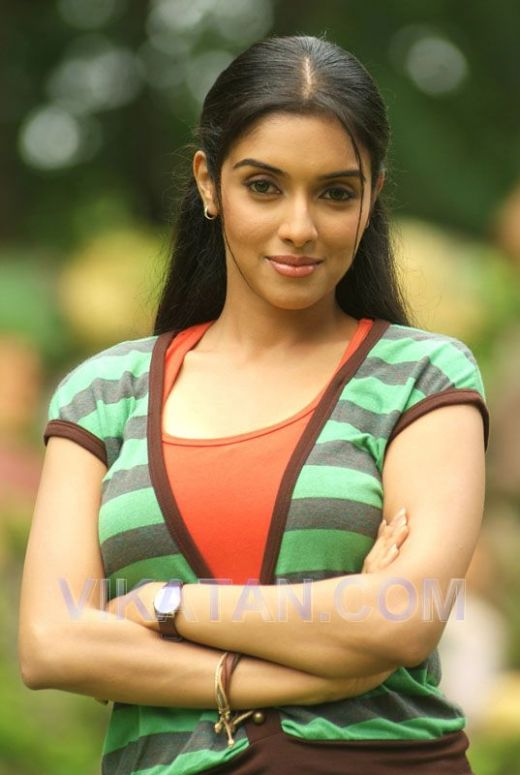
#> input picture Lab3/dataset/Pratheepan_Dataset/FacePhoto/920480_f520.jpg, 520 x 775 px, given as the content of the folder skin/, which was not available
$ python face_detection.py
#> lines starting #> are read from the running program, lines starting #| are printed output that depends on the picture; after the words box and inside, x2 and y2 are one past the last pixel; in counts of white or black regions, pixels touching at a corner belong together; pictures that were not available may be replaced by others from this repository, and a replacement may not be noted
#> further down, image is the input picture: shape (775, 520, 3); mean B, G, R 86.9, 128.7, 140.7
### Lab3/skin_detection.py
import cv2
import numpy as np
import os

skin_path = 'skin/'
output_rgb = 'output/rgb/'
output_hsv = 'output/hsv/'
output_ycbcr = 'output/ycbcr/'
output_hsv2 = 'output/hsv2/'


def skin_rgb(img):
    R, G, B = img[:, :, 2], img[:, :, 1], img[:, :, 0]
    mask = (R > 95) & (G > 40) & (B > 20) & \
           ((np.max(img, axis=2) - np.min(img, axis=2)) > 15) & \
           (np.abs(R - G) > 15) & (R > G) & (R > B)
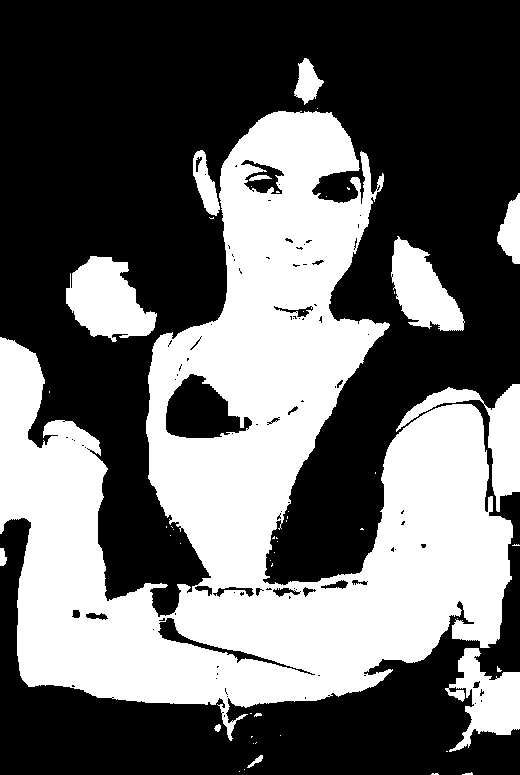
#> mask: shape (775, 520) bool; 40.6% white; 51 white regions (37 under 20 px), largest, box (x1, y1, x2, y2) and area: (0, 111, 513, 741) 143868, (66, 256, 157, 342) 4917, (396, 384, 520, 512) 4022
    return mask.astype(np.uint8) * 255


def skin_hsv(img):
    hsv = cv2.cvtColor(img, cv2.COLOR_BGR2HSV)
#> hsv: shape (775, 520, 3); mean H, S, V 29.8, 113.3, 149.6
    H, S, V = hsv[:, :, 0], hsv[:, :, 1] / 255.0, hsv[:, :, 2] / 255.0
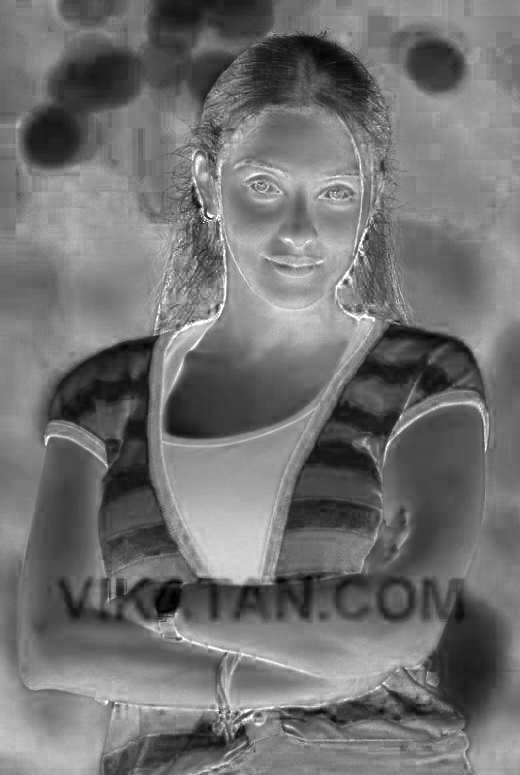
#> S: shape (775, 520) float64; min 0, max 1, mean 0.444
    mask = (H >= 0) & (H <= 25) & (S >= 0.23) & (S <= 0.68) & (V >= 0.35) & (V <= 1.0)
#> mask: shape (775, 520) bool; 36.7% white; 203 white regions (178 under 20 px), largest, box (x1, y1, x2, y2) and area: (0, 57, 520, 756) 134084, (64, 256, 159, 342) 4877, (388, 234, 465, 332) 4464
    return mask.astype(np.uint8) * 255


def skin_ycbcr(img):
    ycbcr = cv2.cvtColor(img, cv2.COLOR_BGR2YCrCb)
#> ycbcr: shape (775, 520, 3); mean of channels 0, 1, 2 127.6, 137.4, 105.1
    Y, Cb, Cr = ycbcr[:, :, 0], ycbcr[:, :, 1], ycbcr[:, :, 2]
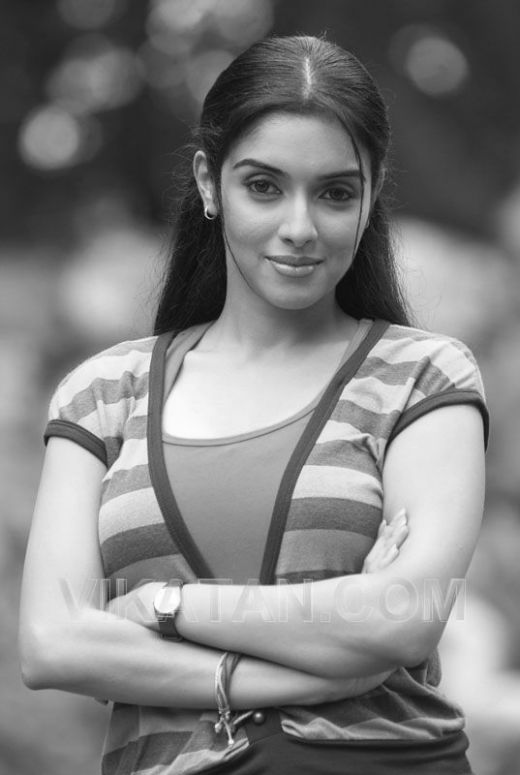
#> Y: shape (775, 520); min 3, max 255, mean 127.6
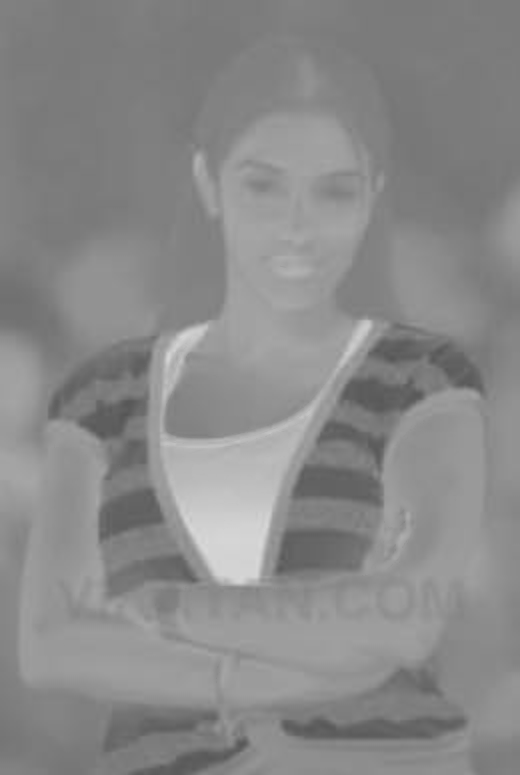
#> Cb: shape (775, 520); min 85, max 217, mean 137.4
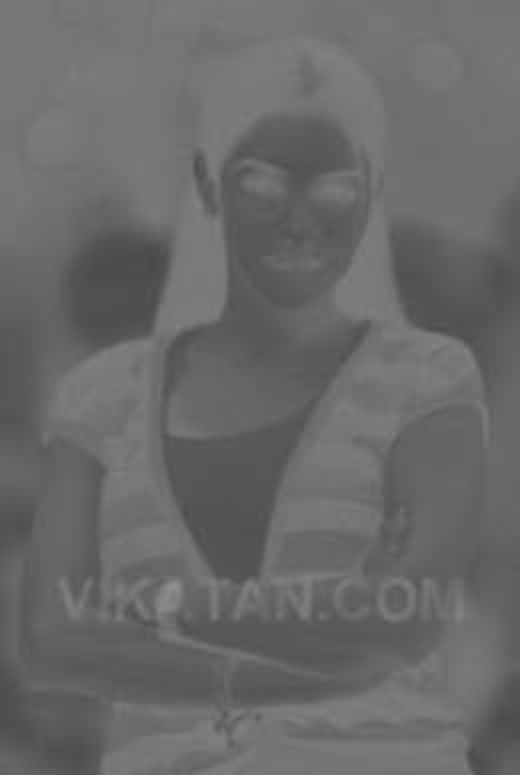
#> Cr: shape (775, 520); min 75, max 143, mean 105.1
    mask = (Y > 80) & (Cb >= 85) & (Cb <= 135) & (Cr >= 135) & (Cr <= 180)
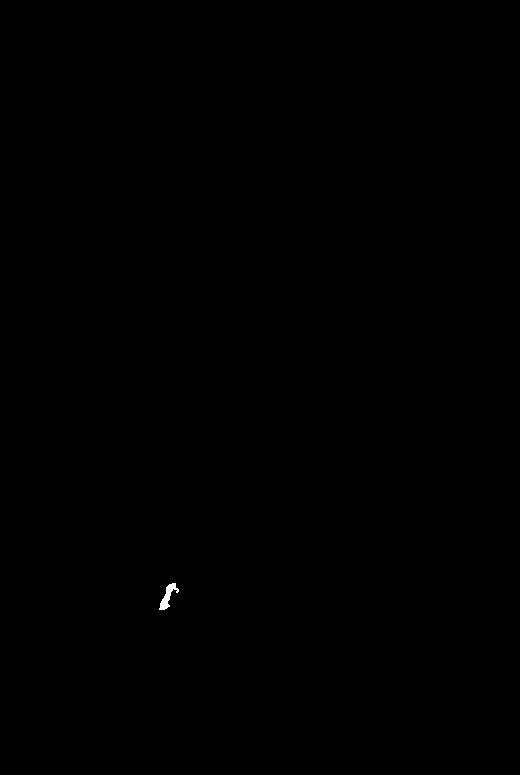
#> mask: shape (775, 520) bool; 0.05% white; 1 white region, box (x1, y1, x2, y2) and area: (159, 583, 179, 610) 211
    return mask.astype(np.uint8) * 255
#> returned value: shape (775, 520); 0.05% white; 1 white region


for filename in os.listdir(skin_path):
    image_path = os.path.join(skin_path, filename)
    image = cv2.imread(image_path)

    rgb_mask = skin_rgb(image)
    hsv_mask = skin_hsv(image)
    ycbcr_mask = skin_ycbcr(image)

    # cv2.imwrite(os.path.join(output_rgb, f"{filename}_rgb_mask.png"), rgb_mask)
    # cv2.imwrite(os.path.join(output_hsv, f"{filename}_hsv_mask.png"), hsv_mask)
    cv2.imwrite(os.path.join(output_hsv2, f"{filename}_hsv_mask.png"), hsv_mask)
    # cv2.imwrite(os.path.join(output_ycbcr, f"{filename}_ycbcr_mask.png"), ycbcr_mask)

### Lab3/face_detection.py
import cv2
import os
from skin_detection import skin_rgb

pratheepan_path = 'dataset/Pratheepan_Dataset/FacePhoto/'
output_path = 'output/faces/'


def detect_face(mask, image):
    contours, _ = cv2.findContours(mask, cv2.RETR_EXTERNAL, cv2.CHAIN_APPROX_SIMPLE)
#> contours = 47 contours, 36 with area under 20; largest, box (x1, y1, x2, y2) and area: (0, 111, 513, 741) 148230, (66, 256, 157, 342) 4734, (396, 384, 520, 512) 3772, (391, 236, 465, 331) 3754, (445, 648, 520, 752) 3684

    face_contours = []
    for contour in contours:
        area = cv2.contourArea(contour)
        if area > 100:
            x, y, w, h = cv2.boundingRect(contour)
            aspect_ratio = float(w) / h

            if 0.5 < aspect_ratio < 1.5:
                face_contours.append(contour)
#> this loop made 47 passes
#> (area, x, y, w, h, aspect_ratio) on passes 15, 36, 38, 39, 42, 44, 45, 47: (3683.5, 445, 648, 75, 104, 0.721), (3772, 396, 384, 124, 128, 0.969), (4734, 66, 256, 91, 86, 1.06), (3754.5, 391, 236, 74, 95, 0.779), (951.5, 497, 193, 23, 71, 0.324), (867, 193, 150, 27, 66, 0.409), (148230, 0, 111, 513, 630, 0.814), (708.5, 294, 58, 30, 47, 0.638)
#> area on passes 5, 11, 20: 49.5, 28, 75.5
#> after the loop, face_contours = 6 contours; box (x1, y1, x2, y2) and area: (0, 111, 513, 741) 148230, (66, 256, 157, 342) 4734, (396, 384, 520, 512) 3772, (391, 236, 465, 331) 3754, (445, 648, 520, 752) 3684, (294, 58, 324, 105) 708

    if face_contours:
        largest_contour = max(face_contours, key=cv2.contourArea)
#> largest_contour = contour of 1885 points, box (x1, y1, x2, y2) (0, 111, 513, 741), area 148230
        x, y, w, h = cv2.boundingRect(largest_contour)
#> x = 0; y = 111; w = 513; h = 630

        side = max(w, h)
#> side = 630
        x_center, y_center = x + w // 2, y + h // 2
#> x_center = 256; y_center = 426
        x = max(0, x_center - side // 2)
        y = max(0, y_center - side // 2)

        face_box = image.copy()
        cv2.rectangle(face_box, (x, y), (x + side, y + side), (0, 255, 0), 2)
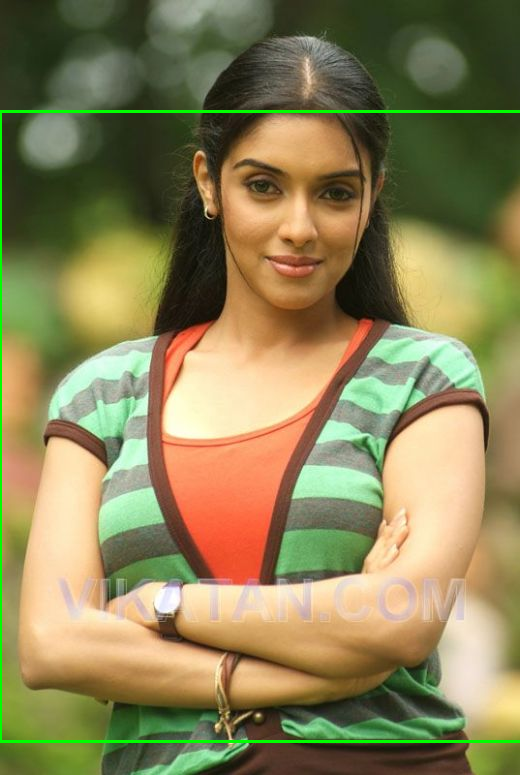
#> face_box: shape (775, 520, 3); 1.09% of pixels changed, all inside (x1, y1, x2, y2) = (0, 110, 520, 743)

        return face_box, (x, y, side, side)
    else:
        print("No face detected.")
        return image, None


for filename in os.listdir(pratheepan_path):
    image_path = os.path.join(pratheepan_path, filename)
    image = cv2.imread(image_path)

    if image is None:
        print(f"Error loading image '{filename}'")
        continue

    skin_mask = skin_rgb(image)
    face_image, bounding_box = detect_face(skin_mask, image)
#> bounding_box = (0, 111, 630, 630)

    cv2.imwrite(os.path.join(output_path, filename), face_image)
#> pass 2 of the loop `for filename in os.listdir(pratheepan_path):`:
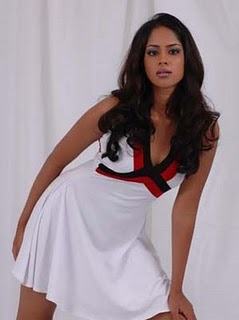
#> input picture Lab3/dataset/Pratheepan_Dataset/FacePhoto/Kishani_-__n_-_5.jpeg, 239 x 320 px
#> image is the input picture: shape (320, 239, 3); mean B, G, R 152.7, 146.4, 160.4
#> R: shape (320, 239)
#> G: shape (320, 239)
#> B: shape (320, 239)
#> in skin_rgb (call 3), `mask = (R > 95) & (G > 40) & (B > 20) & \ ((np.max(img, axis=2) - np.m..`:
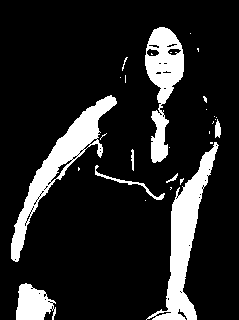
#> mask: shape (320, 239) bool; 14.6% white; 29 white regions (20 under 20 px), largest, box (x1, y1, x2, y2) and area: (146, 142, 219, 320) 3624, (11, 95, 117, 262) 3387, (145, 27, 184, 163) 2568
#> contours = 27 contours, 19 with area under 20; largest, box (x1, y1, x2, y2) and area: (146, 142, 219, 320) 3423, (11, 95, 117, 262) 3343, (145, 27, 184, 163) 2580, (16, 283, 56, 320) 980, (95, 165, 165, 200) 150, (215, 119, 221, 138) 63, (131, 149, 134, 171) 27, (166, 173, 178, 183) 20
#> the loop in detect_face (call 2), `for contour in contours:` made 27 passes
#> (area, x, y, w, h, aspect_ratio) on passes 1, 7, 10, 21, 27: (979.5, 16, 283, 40, 37, 1.08), (150.5, 95, 165, 70, 35, 2), (3423, 146, 142, 73, 178, 0.41), (3343, 11, 95, 106, 167, 0.635), (2580, 145, 27, 39, 136, 0.287)
#> after the loop in detect_face (call 2), `for contour in contours:`: face_contours = 2 contours; box (x1, y1, x2, y2) and area: (11, 95, 117, 262) 3343, (16, 283, 56, 320) 980
#> largest_contour = contour of 232 points, box (x1, y1, x2, y2) (11, 95, 117, 262), area 3343
#> in detect_face (call 2), `x, y, w, h = cv2.boundingRect(largest_contour)`: x = 11; y = 95; w = 106; h = 167
#> x_center = 64; y_center = 178
#> in detect_face (call 2), `x = max(0, x_center - side // 2)`: x = 0
#> in detect_face (call 2), `cv2.rectangle(face_box, (x, y), (x + side, y + side), (0, 255, 0), 2)`:
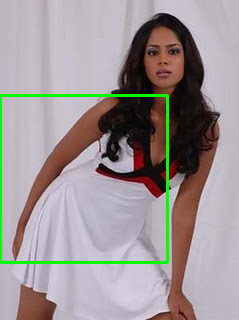
#> face_box: shape (320, 239, 3); 2.4% of pixels changed, all inside (x1, y1, x2, y2) = (0, 94, 169, 264)
#> bounding_box = (0, 95, 167, 167)
#> pass 3 of the loop `for filename in os.listdir(pratheepan_path):`:
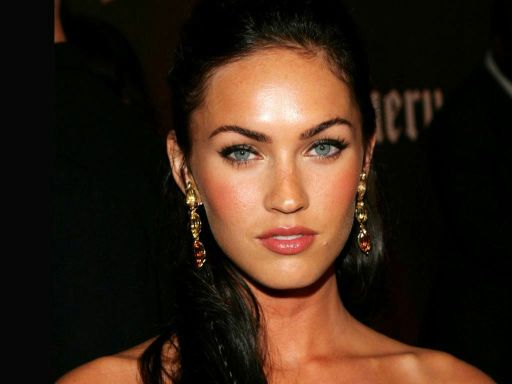
#> input picture Lab3/dataset/Pratheepan_Dataset/FacePhoto/Megan-Fox-Pretty-Face-1-1024x768.jpg, 512 x 384 px
#> image is the input picture: shape (384, 512, 3); mean B, G, R 23.8, 36.4, 54.8
#> R: shape (384, 512)
#> G: shape (384, 512)
#> B: shape (384, 512)
#> in skin_rgb (call 4), `mask = (R > 95) & (G > 40) & (B > 20) & \ ((np.max(img, axis=2) - np.m..`:
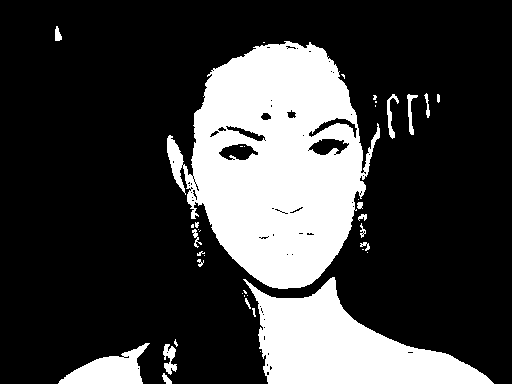
#> mask: shape (384, 512) bool; 24.8% white; 40 white regions (21 under 20 px), largest, box (x1, y1, x2, y2) and area: (167, 41, 380, 289) 32492, (243, 277, 494, 384) 13057, (58, 343, 150, 384) 1890
#> contours = 38 contours, 24 with area under 20; largest, box (x1, y1, x2, y2) and area: (167, 41, 380, 289) 33529, (243, 277, 494, 384) 12778, (58, 343, 150, 384) 1784, (163, 344, 177, 375) 192, (387, 94, 399, 139) 136
#> the loop in detect_face (call 3), `for contour in contours:` made 38 passes
#> (area, x, y, w, h, aspect_ratio) on passes 3, 4, 12, 32, 33, 37: (191.5, 163, 344, 14, 31, 0.452), (1783.5, 58, 343, 92, 41, 2.24), (12778.5, 243, 277, 251, 107, 2.35), (118.5, 407, 94, 11, 41, 0.268), (135.5, 387, 94, 12, 45, 0.267), (33529, 167, 41, 213, 248, 0.859)
#> after the loop in detect_face (call 3), `for contour in contours:`: face_contours = 1 contour; box (x1, y1, x2, y2) and area: (167, 41, 380, 289) 33529
#> largest_contour = contour of 575 points, box (x1, y1, x2, y2) (167, 41, 380, 289), area 33529
#> side = 248
#> x_center = 273; y_center = 165
#> in detect_face (call 3), `x = max(0, x_center - side // 2)`: x = 149
#> in detect_face (call 3), `cv2.rectangle(face_box, (x, y), (x + side, y + side), (0, 255, 0), 2)`:
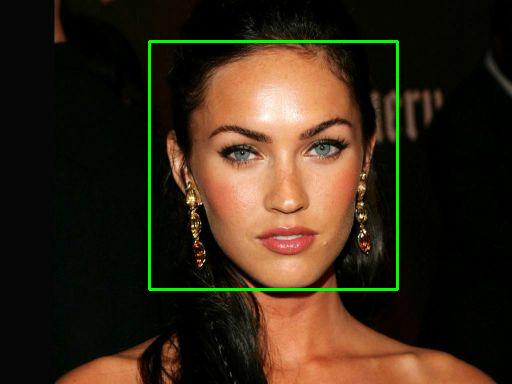
#> face_box: shape (384, 512, 3); 1.51% of pixels changed, all inside (x1, y1, x2, y2) = (148, 40, 399, 291)
#> bounding_box = (149, 41, 248, 248)
#> the loop made 4 passes; the first 3 are shown
